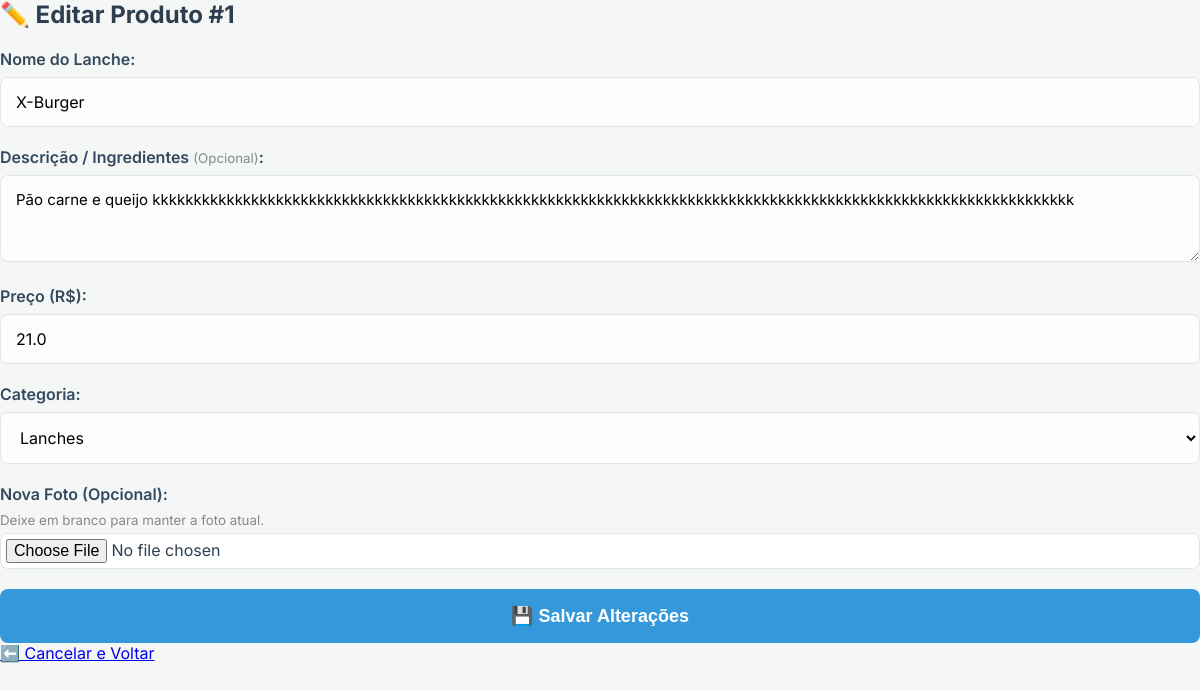
The app's page /admin/editar/1 (signed in) with its own data.
### tables this page shows
CREATE TABLE cardapio(
               id INTEGER PRIMARY KEY AUTOINCREMENT,
               nome TEXT NOT NULL,
               preco REAL NOT NULL,
               categoria TEXT NOT NULL, imagem TEXT DEFAULT 'https://via.placeholder.com/300x200?text=Sem+Foto', restaurante_id INTEGER REFERENCES restaurantes(id) DEFAULT 1, preco_promo REAL DEFAULT 0.0, em_promo INTEGER DEFAULT 0, descricao TEXT DEFAULT '');

CREATE TABLE categorias (
            id INTEGER PRIMARY KEY AUTOINCREMENT,
            nome TEXT NOT NULL,
            restaurante_id INTEGER NOT NULL,
            FOREIGN KEY (restaurante_id) REFERENCES restaurantes(id)
        );

### routes/admin.py (the view, shortened to what this page needs)
@admin_bp.route("/admin/editar/<int:id_produto>", methods=["GET", "POST"])
def editar_produto(id_produto):
    if 'usuario_id' not in session: return redirect(url_for('auth.login'))
    restaurante_id = session['restaurante_id']
    conexao = sqlite3.connect("Autoatendimento.db")
    cursor = conexao.cursor()
    cursor.execute("SELECT * FROM cardapio WHERE id = ? AND restaurante_id = ?", (id_produto, restaurante_id))
    produto_atual = cursor.fetchone()
    cursor.execute("SELECT * FROM categorias WHERE restaurante_id = ?", (restaurante_id,))
    categorias_atuais = cursor.fetchall()
    conexao.close()
    if not produto_atual:
        return redirect(url_for('admin.painel_admin'))
    return render_template("editar.html", produto=produto_atual, categorias_atuais=categorias_atuais)

### templates/editar.html (shortened to what this page needs)
<!DOCTYPE html>
<html lang="pt-PT">
<head>
    <link rel="stylesheet" href="{{ url_for('static', filename='css/admin.css') }}">
</head>
<body>
    <div class="box-editar">
        <h2 style="margin-top: 0; color: #2c3e50;">✏️ Editar Produto #{{ produto[0] }}</h2>
        <form action="/admin/editar/{{ produto[0] }}" method="POST" enctype="multipart/form-data">
            <label>Nome do Lanche:</label>
            <input type="text" name="nome" value="{{ produto[1] }}" required>
            <label>Descrição / Ingredientes <small style="color: #7f8c8d; font-weight: normal;">(Opcional)</small>:</label>
            <textarea name="descricao" rows="3" style="width: 100%; padding: 14px 15px; margin-bottom: 20px; border: 1px solid #dfe6e9; border-radius: 8px; box-sizing: border-box; background-color: #fdfdfd; font-family: inherit; font-size: 15px; transition: 0.3s; resize: vertical;">{% if produto|length > 8 and produto[8] %}{{ produto[8] }}{% endif %}</textarea>
            <label>Preço (R$):</label>
            <input type="number" step="0.01" name="preco" value="{{ produto[2] }}" required>
            <label>Categoria:</label>
            <select name="categoria" required style="width: 100%; padding: 14px 15px; margin-bottom: 20px; border: 1px solid #dfe6e9; border-radius: 8px; box-sizing: border-box; background-color: #fdfdfd; font-family: inherit; font-size: 16px;">
                {% for cat in categorias_atuais %}
                    <option value="{{ cat[1] }}" {% if produto|length > 3 and produto[3] == cat[1] %}selected{% endif %}>
                        {{ cat[1] }}
                    </option>
                {% else %}
                    <option value="Geral">Geral</option>
                {% endfor %}
            </select>
            <label>Nova Foto (Opcional):</label>
            <small style="display: block; color: #888; margin-bottom: 5px;">Deixe em branco para manter a foto atual.</small>
            <input type="file" name="imagem" accept="image/*" style="background: #fff; padding: 5px;">
            <button type="submit">💾 Salvar Alterações</button>
        </form>
        <a href="/admin" class="btn-voltar">⬅️ Cancelar e Voltar</a>
    </div>
</body>
</html>

### static/css/admin.css (style rules this page uses)
body { font-family: 'Inter', -apple-system, sans-serif; background-color: #f4f7f6; color: #2c3e50; margin: 0; padding: 0; font-size: 16px; }
label { font-size: 16px; font-weight: 600; color: #34495e; display: block; margin-bottom: 8px; }
input, select, textarea { width: 100%; padding: 14px 15px; margin-bottom: 20px; border: 1px solid #dfe6e9; border-radius: 8px; box-sizing: border-box; background-color: #fdfdfd; font-family: inherit; font-size: 16px; transition: 0.3s; }
button { background-color: #3498db; color: white; border: none; padding: 16px; width: 100%; border-radius: 8px; font-weight: bold; font-size: 18px; cursor: pointer; transition: 0.2s; }

### records on screen
cardapio: id "1", nome "X-Burger", descricao "Pão carne e queijo kkkkkkkkkkkkkkkkkkkkkkkkkkkkkkkkkkkkkkkkkkkkkkkkkkkkkkkkkkkkkkkkkkkkkkkkkkkkkkkkkkkkkkkkkkkkkkkkkkkkkkkkkkkkkkkk", preco "21.0", categoria "Lanches"
